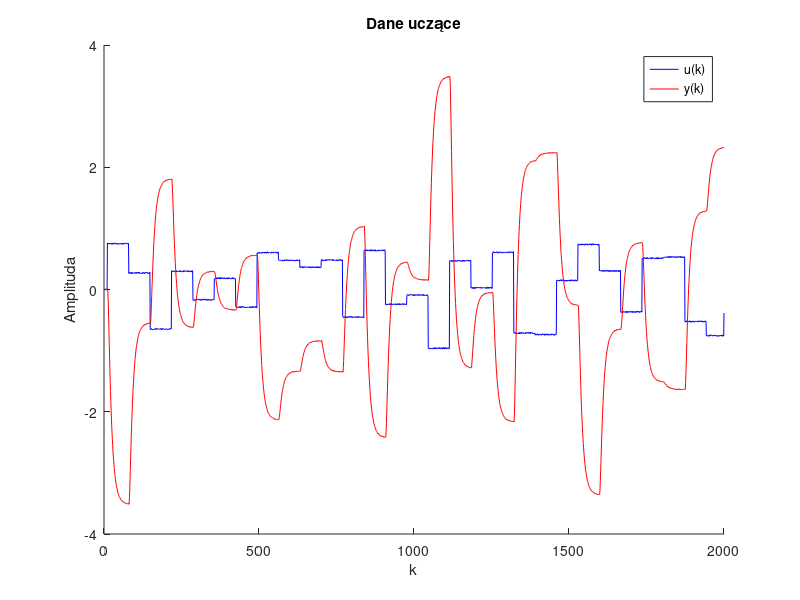
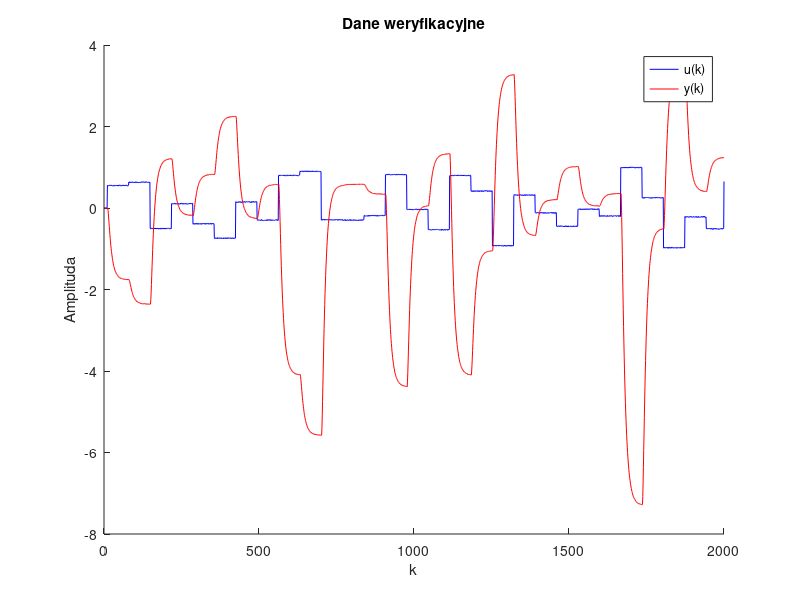
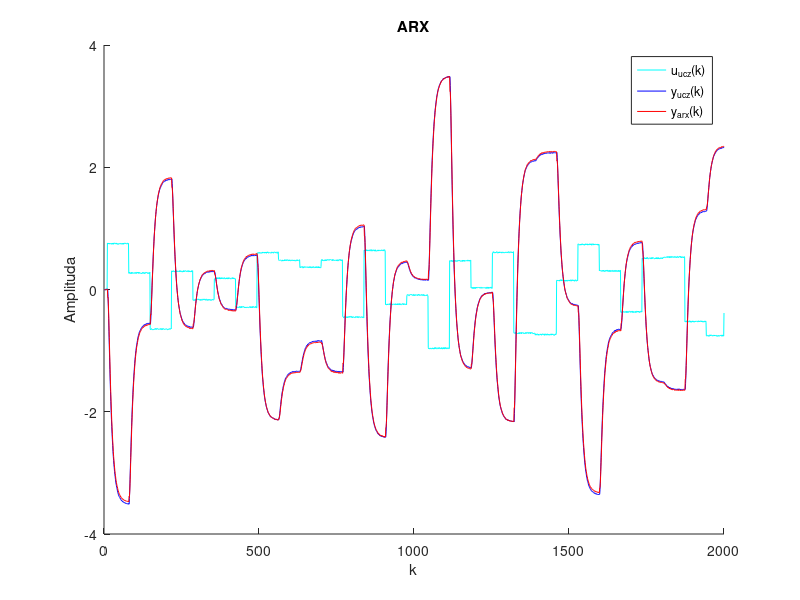
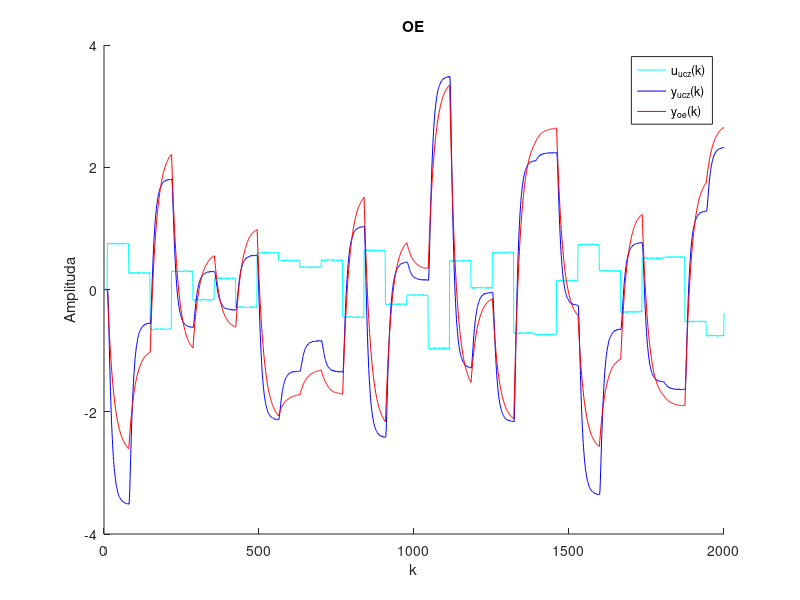

These charts were generated, in order, by the following MATLAB code:
%Michał Stolarz
%Projekt nr 2 MODI

%ZAD 2
%zrealizowano tutaj podpunkty a, b, c

koniec = 2000;
k = 1:koniec;
%ZAD A,B,C
%pobranie danych uczących
fileID = fopen('danedynucz41.txt','r');
formatSpec = '%g';
sizeA = [2 Inf];
A = fscanf(fileID,formatSpec,sizeA);
fclose(fileID);
A=A'

%wykres
X_ucz=A(1:end,1);
Y_ucz=A(1:end,2);
figure
hold on
plot(k,X_ucz,'blue')
plot(k,Y_ucz,'red')
legend('u(k)','y(k)')
title('Dane uczące')
xlabel('k');
ylabel('Amplituda');
hold off

%pobranie danych weryfikacyjnych
fileID = fopen('danedynwer41.txt','r');
formatSpec = '%g';
sizeA = [2 Inf];


A = fscanf(fileID,formatSpec,sizeA)
fclose(fileID);
A=A'

%wykres
X_wer=A(1:end,1);
Y_wer=A(1:end,2);
figure
hold on
plot(k,X_wer,'blue')
plot(k,Y_wer,'red')
legend('u(k)','y(k)')
title('Dane weryfikacyjne')
xlabel('k');
ylabel('Amplituda');
hold off



%rząd 
r = 1%rząd dynamiki
r_w = 1; %rząd wielomianu

Dane_ucz=[X_ucz, Y_ucz];
Dane_wer=[X_wer, Y_wer];
P=length(Dane_ucz);
Y_ucz_wy=Dane_ucz(r+1:P,2);

%Tworzenie uniwersalnej macierzy M
M=zeros(length(Dane_ucz)-r, 2*r*r_w);
for i=1:r
    for j=1:r_w
        M(:,r_w*i-r_w+j)=Dane_ucz((r-(i-1)):(P-i),1).^j;
        M(:,r_w*i-r_w+j+r*r_w)=Dane_ucz((r-(i-1)):(P-i),2).^j;
    end
end
w=M\Y_ucz_wy;
n=length(w)/2;

%rekurencja
y_mod_oe = zeros(P,1);
%bez rekurencji
y_mod_arx = zeros(P,1);
%rekurencja
y_mod_oe_wer = zeros(P,1);
%bez rekurencji
y_mod_arx_wer = zeros(P,1);

%tylko dla r_w=1
for k=r+1:P
    for m=1:r
        y_mod_oe(k)=y_mod_oe(k)+w(m)*Dane_ucz(k-m,1)+w(m+n)*y_mod_oe(k-m);%rekurencja dane ucz
        
        y_mod_oe_wer(k)=y_mod_oe_wer(k)+w(m)*Dane_wer(k-m,1)+w(m+n)*y_mod_oe_wer(k-m);%rekurencja dane wer
        
        y_mod_arx(k)=y_mod_arx(k)+w(m)*Dane_ucz(k-m,1)+w(m+n)*Dane_ucz(k-m,2);%nie rekurencja dane ucz
        
        y_mod_arx_wer(k)=y_mod_arx_wer(k)+w(m)*Dane_wer(k-m,1)+w(m+n)*Dane_wer(k-m,2);%nie rekurencja dane ucz
        
    end
end


%błąd bez rekurencji dla Dane_ucz
Err_biter_ucz=(norm(y_mod_arx(r+1:P)-Y_ucz(r+1:P)))^2

%bład z rekurencją dla Dane_ucz
Err_iter_ucz=(norm(y_mod_oe(r+1:P)-Y_ucz(r+1:P)))^2

%błąd bez rekurencji dla Dane_wer
Err_biter_wer=(norm(y_mod_arx_wer(r+1:P)-Y_wer(r+1:P)))^2

%bład z rekurencją dla Dane_wer
Err_iter_wer=(norm(y_mod_oe_wer(r+1:P)-Y_wer(r+1:P)))^2

k = 1:P;

%rysowanie wykresów dane uczace
    figure
    hold on
    plot(k,X_ucz,'cyan')
    plot(k,Y_ucz,'blue')
    plot(k,y_mod_arx,'red')
    legend('u_{ucz}(k)','y_{ucz}(k)','y_{arx}(k)')
    title('ARX')
    xlabel('k');
    ylabel('Amplituda');
    hold off
    
    figure
    hold on
    plot(k,X_ucz,'cyan')
    plot(k,Y_ucz,'blue')
    plot(k,y_mod_oe,'red')
    legend('u_{ucz}(k)','y_{ucz}(k)','y_{oe}(k)')
    title('OE')
    xlabel('k');
    ylabel('Amplituda');
    hold off
    
     %rysowanie wykresów dane weryfikacyjne
    figure
    hold on
    plot(k,X_wer,'cyan')
    plot(k,Y_wer,'blue')
    plot(k,y_mod_arx_wer,'red')
    legend('u_{wer}(k)','y_{wer}(k)','y_{arx}(k)')
    title('ARX')
    xlabel('k');
    ylabel('Amplituda');
    hold off
    
    figure
    hold on
    plot(k,X_wer,'cyan')
    plot(k,Y_wer,'blue')
    plot(k,y_mod_oe_wer,'red')
    legend('u_{wer}(k)','y_{wer}(k)','y_{oe}(k)')
    title('OE')
    xlabel('k');
    ylabel('Amplituda');
    hold 
